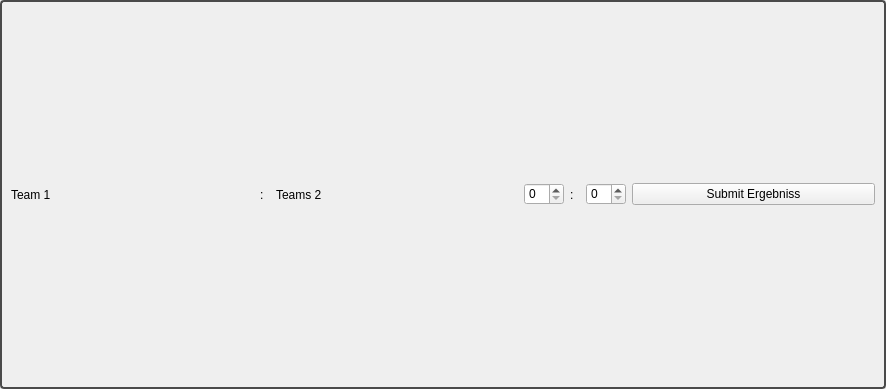
<?xml version="1.0" encoding="UTF-8"?>
<ui version="4.0">
 <class>MatchWidget</class>
 <widget class="QWidget" name="MatchWidget">
  <property name="geometry">
   <rect>
    <x>0</x>
    <y>0</y>
    <width>886</width>
    <height>389</height>
   </rect>
  </property>
  <property name="windowTitle">
   <string>Form</string>
  </property>
  <property name="styleSheet">
   <string notr="true">
#MatchWidget {
    border: 2px solid #4A4A4A;
    border-radius: 4px
}</string>
  </property>
  <layout class="QHBoxLayout" name="horizontalLayout">
   <item>
    <widget class="QLabel" name="labelTeam2">
     <property name="text">
      <string>Team 1</string>
     </property>
    </widget>
   </item>
   <item>
    <widget class="QLabel" name="label">
     <property name="maximumSize">
      <size>
       <width>10</width>
       <height>16777215</height>
      </size>
     </property>
     <property name="text">
      <string>:</string>
     </property>
    </widget>
   </item>
   <item>
    <widget class="QLabel" name="labelTeam1">
     <property name="text">
      <string>Teams 2</string>
     </property>
    </widget>
   </item>
   <item>
    <widget class="QSpinBox" name="spinBox">
     <property name="maximumSize">
      <size>
       <width>40</width>
       <height>16777215</height>
      </size>
     </property>
    </widget>
   </item>
   <item>
    <widget class="QLabel" name="labelSeparator2">
     <property name="maximumSize">
      <size>
       <width>10</width>
       <height>16777215</height>
      </size>
     </property>
     <property name="text">
      <string>:</string>
     </property>
    </widget>
   </item>
   <item>
    <widget class="QSpinBox" name="spinBox_2">
     <property name="maximumSize">
      <size>
       <width>40</width>
       <height>16777215</height>
      </size>
     </property>
    </widget>
   </item>
   <item>
    <widget class="QPushButton" name="pushButton">
     <property name="enabled">
      <bool>true</bool>
     </property>
     <property name="maximumSize">
      <size>
       <width>16777215</width>
       <height>16777215</height>
      </size>
     </property>
     <property name="text">
      <string>Submit Ergebniss</string>
     </property>
    </widget>
   </item>
  </layout>
 </widget>
 <resources/>
 <connections/>
</ui>
